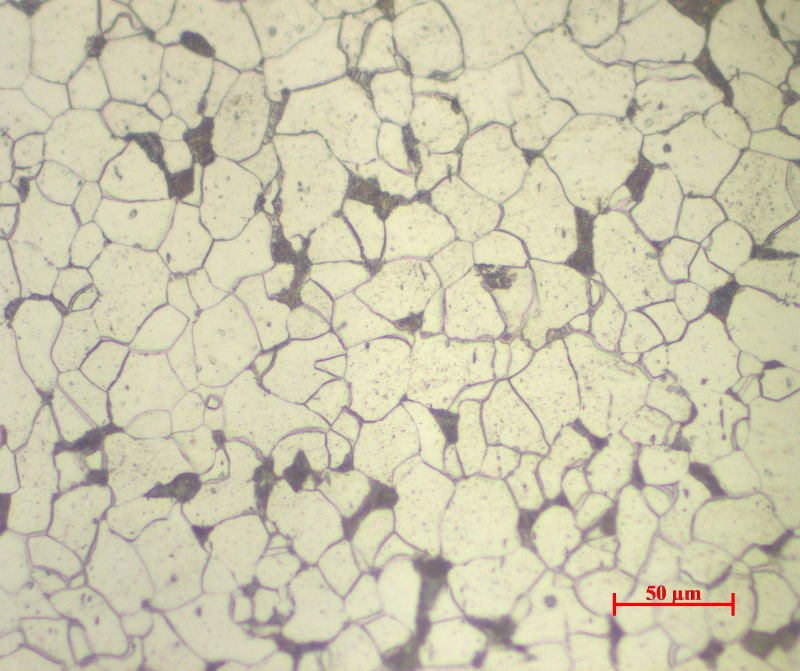
#> input picture computer-vision/data/Aco224.jpg, 1600 x 1342 px (shown at 1/2 size)
$ jupyter execute --allow-errors segmentation_contour_calculation.ipynb   (shell and % lines are left out)   (older library calls are emulated)
#> lines starting #> are read from the running program, lines starting #| are printed output that depends on the picture; after the words box and inside, x2 and y2 are one past the last pixel; in counts of white or black regions, pixels touching at a corner belong together
### computer-vision/segmentation_contour_utils.py
import cv2
import matplotlib.pyplot as plt
import numpy as np
import inspect
import os

def isimageformat(file_str):
    '''Return true if file has image extension'''
    exts = [".png",".jpg",".jpeg",".tif",".tiff",".bmp"]
    for ext in exts:
        if file_str.lower().endswith(ext):
            return ext[1:]
    return False

# [28 lines left out: function find_scale_byFolder, not called in this run]

def find_scale_contour(contours):
    '''Função para ordenar lista de contornos com objetivo de encontrar aquele que mais se
    parece com uma linha de escala'''

    # Filtrando contornos com área pequena
    contours = [c for c in contours if cv2.contourArea(c)> 100]

    #Ordenando Lista de Contornos
    def thinness(contour):
        x,y,w,h = cv2.boundingRect(contour)
        return (w/h)

    contours = sorted(contours, key = thinness, reverse = True)
    return contours

def filter0(img):
    '''Canny'''
    return cv2.Canny(img,100,200)

# [78 lines left out: functions filter1, filter2, filter3, filter4, filter5, not called in this run]

def get_contours(img, img_thresh, color=(0,255,0), thickness=3):
    #Desenhando borda na imagem
    y,x = img_thresh.shape
    img_thresh[:,   0] = 0; img_thresh[:, x-1] = 0; img_thresh[0,   :] = 0; img_thresh[y-1, :] = 0

    #Gerando Lista de Contornos
    cv2MajorVersion = cv2.__version__.split(".")[0]
    if int(cv2MajorVersion) >= 4:
        contours, _= cv2.findContours(img_thresh,cv2.RETR_EXTERNAL, cv2.CHAIN_APPROX_SIMPLE)
    else:
        _, contours, _ = cv2.findContours(img_thresh,cv2.RETR_EXTERNAL, cv2.CHAIN_APPROX_SIMPLE)

    #Ordenando Lista de Contornos de acordo com a área
    contours = sorted(contours, key = cv2.contourArea, reverse = True)

    #Desenhando Contornos na imagem original
    img_contours = cv2.drawContours(img.copy(), contours, -1, color, thickness)

    return contours, img_contours

# [77 lines left out: functions convolution, custom_sobely, custom_sobelxy, custom_sobel_bruno, not called in this run]

def imgplot(img, name="", size=(7,7)):
    '''Função para plotar imagem (numpy array) com tamanho e título fixos'''
    if name == "":
        try:
            name = retrieve_name(img)
        except:
            pass
    plt.figure(figsize=size)
    plt.title(name)
    plt.imshow(img, "gray")

def retrieve_name(var):
        """
        Gets the name of var. Does it from the out most frame inner-wards.
        :param var: variable to get name from.
        :return: string
        """
        for fi in reversed(inspect.stack()):
            names = [var_name for var_name, var_val in fi.frame.f_locals.items() if var_val is var]
            if len(names) > 0:
                return names[0]

### computer-vision/segmentation_contour_calculation.ipynb
# Segmentação da barra de escala

Recursos:
* Filtro de sobel horizontal
* https://www.pyimagesearch.com/2014/11/24/detecting-barcodes-images-python-opencv/
* Geração de contornos pelo opencv
* Aula04 - Erosão Rotulação e Contornos

[cell 1]
# Autoreload para imports

[cell 2]
#importanto open cv
import cv2
import matplotlib.pyplot as plt
import numpy as np
from segmentation_contour_utils import *

# Lendo imagem
img = cv2.imread("data/Aco224.jpg")
#> img is the input picture: shape (1342, 1600, 3); mean B, G, R 174.2, 200.9, 205.1

# Aplicando filtros
img_out = filter0(img)
#> in filter0, `return cv2.Canny(img,100,200)`:
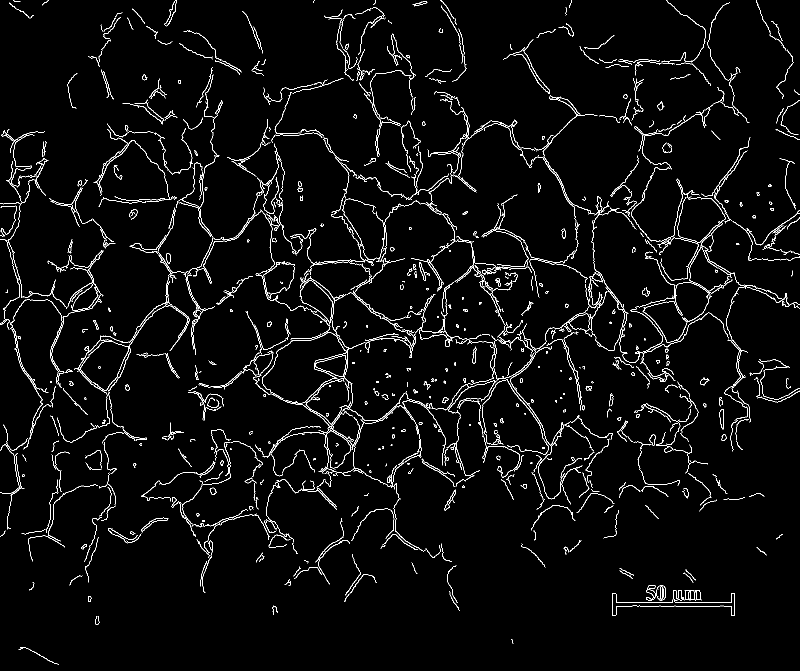
#> returned value: shape (1342, 1600) (shown at 1/2 size); 3.3% white in thin lines or dots

# Resultados
small = (4,4)
imgplot(img_out, size=small)
#> the loop in retrieve_name, `for fi in reversed(inspect.stack()):` made 7 passes
#> names on pass 7: ['img_out']
#> in imgplot, `name = retrieve_name(img)`: name = 'img_out'

### Obtendo contornos
contours, img_contours = get_contours(img, img_out, color=(0,255,0), thickness=3)
#> in get_contours, `contours, _= cv2.findContours(img_thresh,cv2.RETR_EXTERNAL, cv2.CHAIN_..`: contours = 979 contours, 703 with area under 20; largest, box (x1, y1, x2, y2) and area: (599, 560, 666, 649) 2835, (1225, 1180, 1470, 1232) 2512, (631, 710, 693, 754) 1600, (1050, 568, 1183, 699) 1040, (1369, 1180, 1403, 1201) 558
#> in get_contours, `img_contours = cv2.drawContours(img.copy(), contours, -1, color, thick..`:
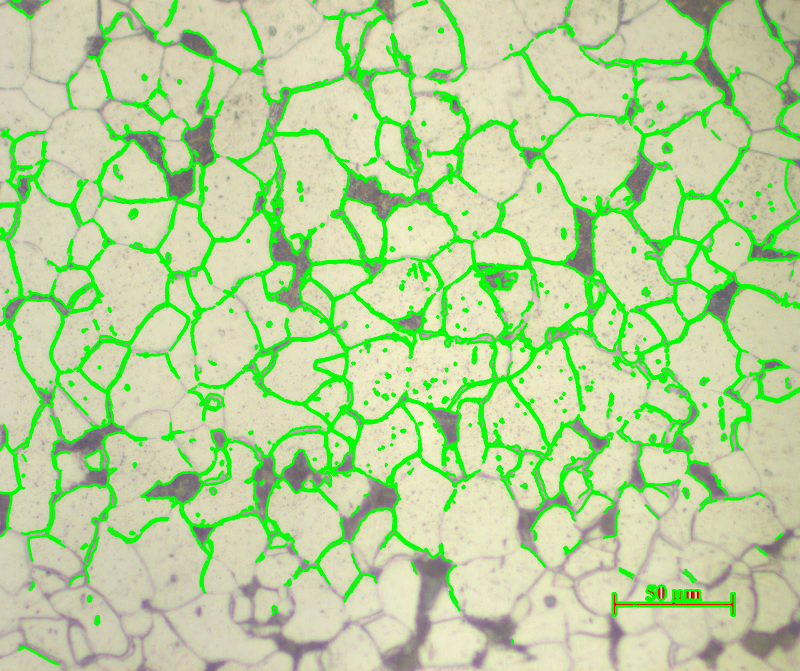
#> img_contours: shape (1342, 1600, 3) (shown at 1/2 size); mean B, G, R 153.4, 211.2, 181.5
imgplot(img_contours, size=small)
#> the loop in retrieve_name (call 2), `for fi in reversed(inspect.stack()):` made 7 passes

# Ordenando lista de contornos
contours = find_scale_contour(contours)
#> in find_scale_contour, `contours = [c for c in contours if cv2.contourArea(c)> 100]`: contours = 26 contours; largest, box (x1, y1, x2, y2) and area: (599, 560, 666, 649) 2835, (1225, 1180, 1470, 1232) 2512, (631, 710, 693, 754) 1600, (1050, 568, 1183, 699) 1040, (1369, 1180, 1403, 1201) 558
#> in thinness, `x,y,w,h = cv2.boundingRect(contour)`: x = 599; y = 560; w = 67; h = 89

#Desenhando Contornos na imagem original
verde = (0,255,0)
img_contours = cv2.drawContours(img.copy(), contours[0:1], -1, verde, 3)
imgplot(img_contours, size=(20,20), name="nome_customizado")

## Funções definidas para o OCR de número de escala. Use como referência

[cell 3]
# [13 lines left out: function tesseract_byColors, not called in this run]

[cell 4]
# Color masking RGB
            #          reds         greens          blues            any          darks         lights
color_mins = [  (0,100,100),   (200,0,200),   (200,200,0),       (0,0,0),    (55,55,55),       (0,1,0)]
color_maxs = [(255,255,255), (255,255,255), (255,255,255), (255,255,255), (255,255,255), (200,200,200)]
#> (the rest of this cell did not finish here and is left out)

[cell 5]
# MULTIPLE IMAGES

def tesseract_byFolder(basepath="./"):
    acc = []
    for file in os.listdir(basepath):
        filepath = os.path.join(basepath, file)
        if os.path.isfile(filepath) and isimageformat(filepath) and (file in mapping.keys()) and mapping[file]>0:
            print("File:", filepath)
            print("Truth:", mapping[file])
            results = []; numbers = []; confs = []

            # Opening the image
            img = cv2.imread(filepath)

            # Reshape
            shape_old = img.shape[:2]
            if min(shape_old)<500:
                factor = 2
                img = cv2.resize(img, None, fx=factor, fy=factor, interpolation=cv2.INTER_LINEAR)
                print("Reshape:", shape_old, "->", img.shape[:2])
            elif min(shape_old)<600:
                factor = 1.5
                img = cv2.resize(img, None, fx=factor, fy=factor, interpolation=cv2.INTER_LINEAR)
                print("Reshape:", shape_old, "->", img.shape[:2])

            # Color masking RGB
                        # reds          greens       blues        any      darks       lights
            color_mins = [(0,150,150), (150,0,150), (150,150,0), (0,0,0), (50,50,50), (1,1,1)]
            color_maxs = [(255,255,255), (255,255,255), (255,255,255), (255,255,255), (50,50,50)]
            tesseract_byColors(img, color_mins, color_maxs, results,numbers,confs, display=False)

            # Filters
            tesseract_byFilters(img, results, numbers, confs, display=False)

            # Results
            results = tesseract_results(results, img, file)

            if results[0][0] == mapping[file]:
                acc.append(1)
            else:
                acc.append(0)
            print()
    print("acc:",acc)
    print("acc-sum:",sum(acc),'/',len(acc))

# Tesseract Parameters
custom_config = r'--oem 3 --psm 11'# outputbase digits'
#custom_config = r'-c tessedit_char_whitelist=abcdefghijklmnopqrstuvwxyz --psm 6'
#custom_config = r'-c tessedit_char_blacklist=0123456789 --psm 6'
#custom_config = r'-l eng --psm 6'

# Applying function
basepath = 'data/'
#> (the rest of this cell did not finish here and is left out)

$ run again, with computer-vision/data/Aco417.jpg copied over computer-vision/data/Aco224.jpg
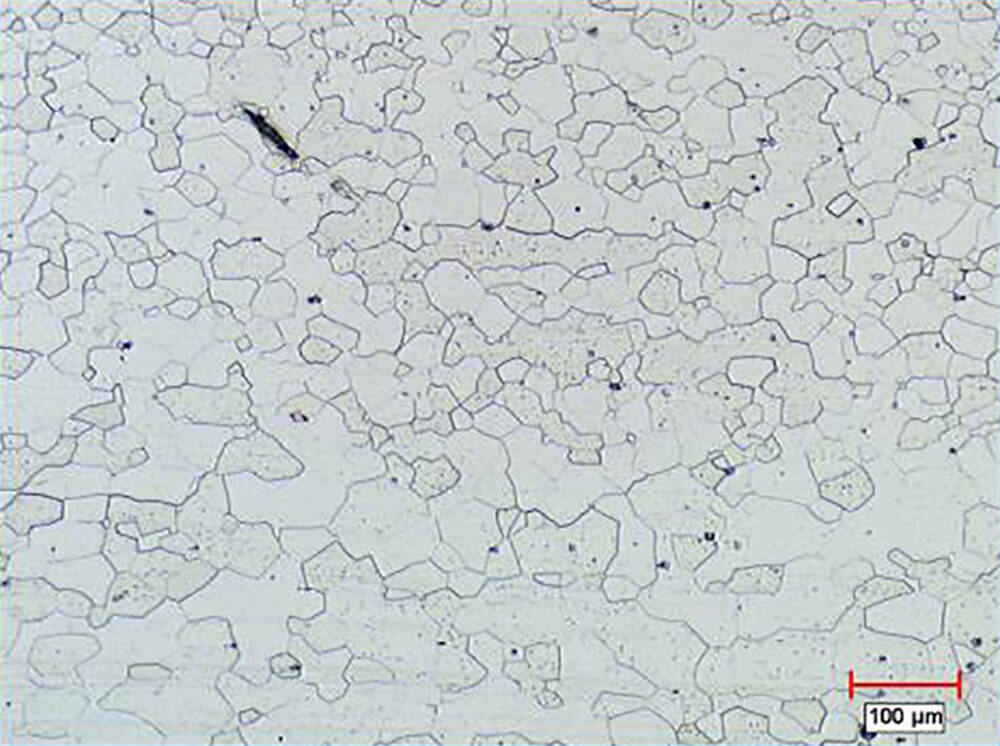
#> input picture computer-vision/data/Aco417.jpg, 1000 x 746 px
#> img is the input picture: shape (746, 1000, 3); mean B, G, R 205.3, 203.8, 197.2
#> in filter0, `return cv2.Canny(img,100,200)`:
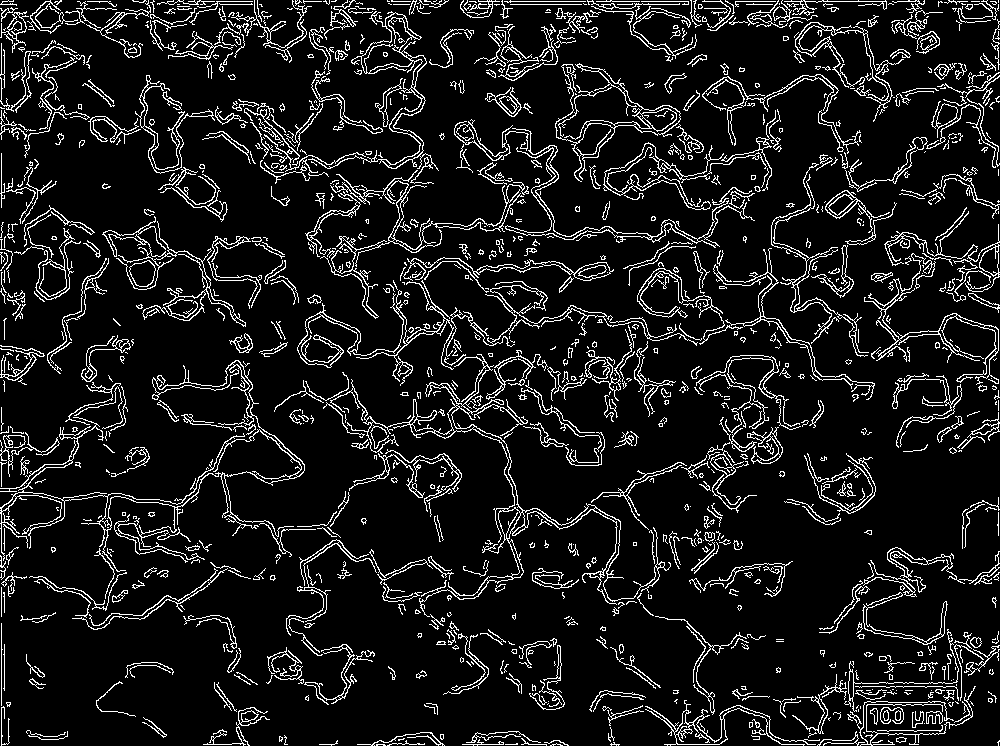
#> returned value: shape (746, 1000); 10% white in thin lines or dots
#> the loop in retrieve_name, `for fi in reversed(inspect.stack()):` made 7 passes
#> names on pass 7: ['img_out']
#> name = 'img_out'
#> img_thresh: shape (746, 1000); 10% white in thin lines or dots
#> img_thresh: shape (746, 1000); 10% white in thin lines or dots
#> img_thresh: shape (746, 1000); 10% white in thin lines or dots
#> img_thresh: shape (746, 1000); 10% white in thin lines or dots
#> in get_contours, `contours, _= cv2.findContours(img_thresh,cv2.RETR_EXTERNAL, cv2.CHAIN_..`: contours = 1055 contours, 833 with area under 20; largest, box (x1, y1, x2, y2) and area: (1, 360, 305, 572) 5308, (330, 354, 671, 617) 2979, (555, 63, 681, 182) 2242, (308, 11, 439, 184) 2141, (505, 128, 755, 248) 1314
#> in get_contours, `img_contours = cv2.drawContours(img.copy(), contours, -1, color, thick..`:
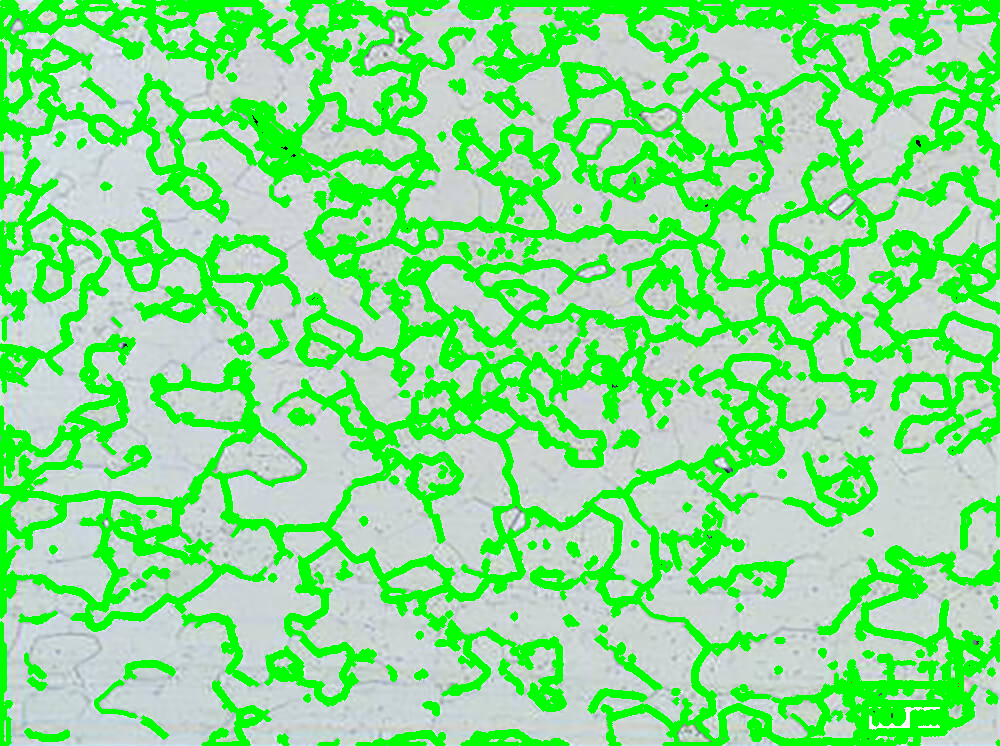
#> img_contours: shape (746, 1000, 3); mean B, G, R 139.2, 225.7, 134.2
#> the loop in retrieve_name (call 2), `for fi in reversed(inspect.stack()):` made 7 passes
#> in find_scale_contour, `contours = [c for c in contours if cv2.contourArea(c)> 100]`: contours = 74 contours; largest, box (x1, y1, x2, y2) and area: (1, 360, 305, 572) 5308, (330, 354, 671, 617) 2979, (555, 63, 681, 182) 2242, (308, 11, 439, 184) 2141, (505, 128, 755, 248) 1314
#> in thinness, `x,y,w,h = cv2.boundingRect(contour)`: x = 1; y = 360; w = 304; h = 212

$ run again, with computer-vision/data/Aco851.jpg copied over computer-vision/data/Aco224.jpg
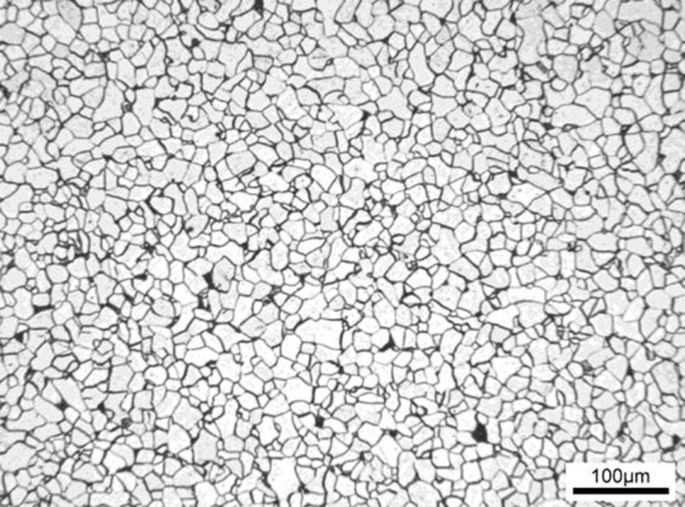
#> input picture computer-vision/data/Aco851.jpg, 1370 x 1014 px (shown at 1/2 size)
#> img is the input picture: shape (1014, 1370, 3); min 0, max 255, mean 205.7
#> in filter0, `return cv2.Canny(img,100,200)`:
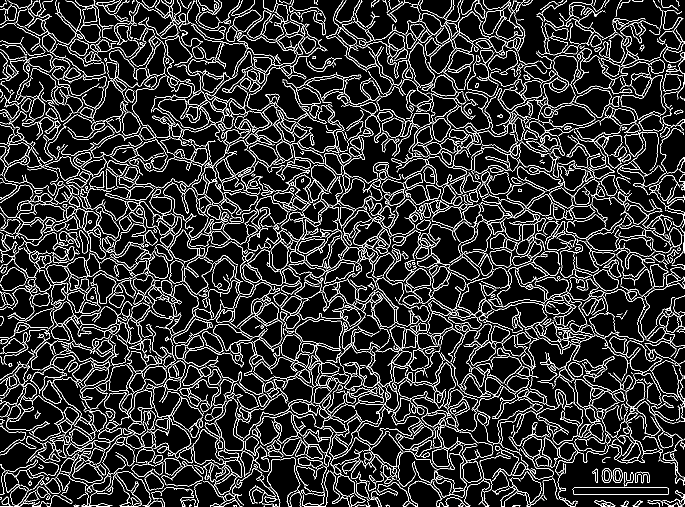
#> returned value: shape (1014, 1370) (shown at 1/2 size); 12.1% white in thin lines or dots
#> the loop in retrieve_name, `for fi in reversed(inspect.stack()):` made 7 passes
#> names on pass 7: ['img_out']
#> name = 'img_out'
#> img_thresh: shape (1014, 1370); 12.1% white in thin lines or dots
#> img_thresh: shape (1014, 1370); 12.1% white in thin lines or dots
#> img_thresh: shape (1014, 1370); 12.1% white in thin lines or dots
#> img_thresh: shape (1014, 1370); 12.1% white in thin lines or dots
#> in get_contours, `contours, _= cv2.findContours(img_thresh,cv2.RETR_EXTERNAL, cv2.CHAIN_..`: contours = 2280 contours, 1551 with area under 20; largest, box (x1, y1, x2, y2) and area: (673, 689, 798, 822) 3728, (1241, 150, 1333, 239) 3673, (485, 459, 577, 572) 2476, (588, 329, 765, 457) 2353, (1034, 332, 1172, 382) 2002
#> in get_contours, `img_contours = cv2.drawContours(img.copy(), contours, -1, color, thick..`:
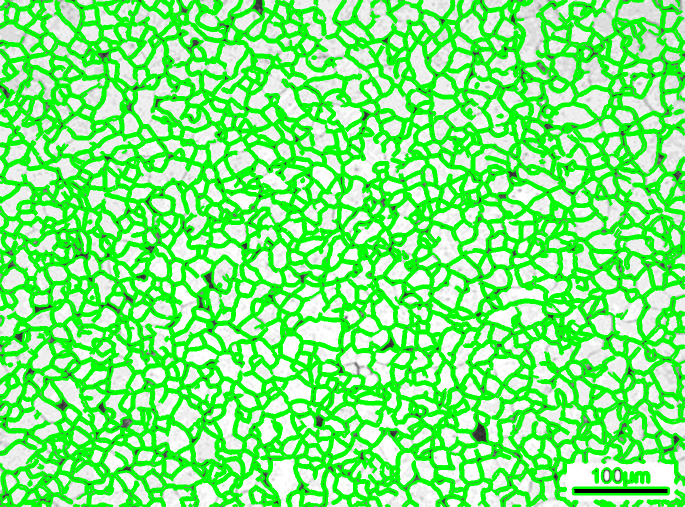
#> img_contours: shape (1014, 1370, 3) (shown at 1/2 size); mean B, G, R 122, 241.7, 122
#> the loop in retrieve_name (call 2), `for fi in reversed(inspect.stack()):` made 7 passes
#> in find_scale_contour, `contours = [c for c in contours if cv2.contourArea(c)> 100]`: contours = 182 contours; largest, box (x1, y1, x2, y2) and area: (673, 689, 798, 822) 3728, (1241, 150, 1333, 239) 3673, (485, 459, 577, 572) 2476, (588, 329, 765, 457) 2353, (1034, 332, 1172, 382) 2002
#> in thinness, `x,y,w,h = cv2.boundingRect(contour)`: x = 673; y = 689; w = 125; h = 133
